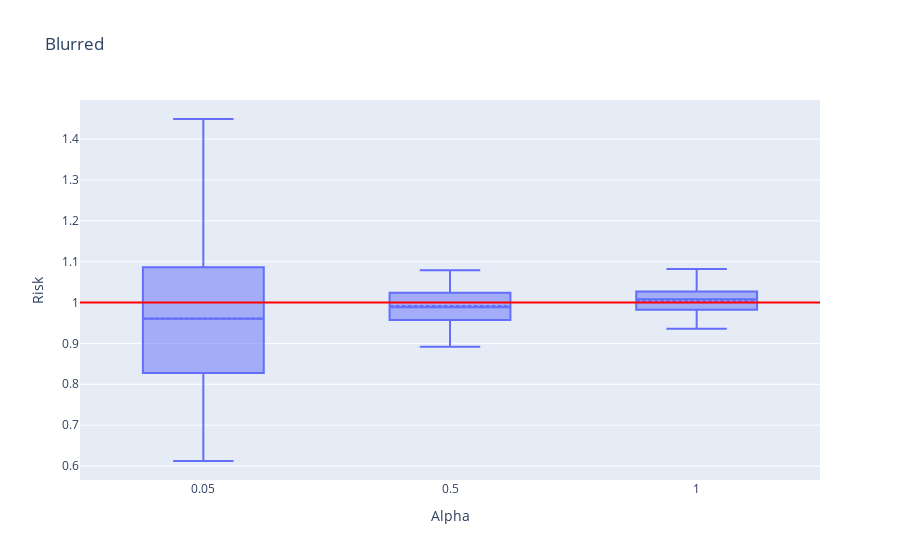

This figure's notebook cell:
### Code cell
fig_blur = px.box((blur_df - test_err.mean(1)*0) / test_err.mean(1), 
             labels={
                     "variable": "Alpha",
                     "value": "Risk"
                     },
             title="Blurred")
fig_blur.update_traces(boxmean=True)
# fig_blur.add_trace(go.Scatter(x=[0,na], 
#                          y=[test_err.mean(),test_err.mean()], 
#                          mode='lines', 
#                          name='err'))

fig_blur.add_hline(y=1., line_color='red')

# fig_blur.add_trace(go.Scatter(x=np.arange(na), 
#                          y=risk, 
#                          mode='markers', 
#                          name='err'))
fig_blur.update_layout(
    xaxis = dict(
        tickmode = 'array',
        tickvals = np.arange(na),
        ticktext = alphas,
    )
)

### Figure 1 — Plotly figure (JSON) as saved in the notebook; plotly's stock layout.template omitted (floating-point values rounded to 4 significant figures; data arrays with more than 128 entries replaced by an {"elided": "..."} marker saying what was removed)
{"data": [{"alignmentgroup": "True", "boxmean": true, "hovertemplate": "Alpha=%{x}<br>Risk=%{y}<extra></extra>", "legendgroup": "", "marker": {"color": "#636efa"}, "name": "", "notched": false, "offsetgroup": "", "orientation": "v", "showlegend": false, "type": "box", "x": {"elided": "300 str values"}, "x0": " ", "xaxis": "x", "y": {"elided": "300 float values"}, "y0": " ", "yaxis": "y"}], "layout": {"boxmode": "group", "legend": {"tracegroupgap": 0}, "shapes": [{"line": {"color": "red"}, "type": "line", "x0": 0, "x1": 1, "xref": "x domain", "y0": 1, "y1": 1, "yref": "y"}], "title": {"text": "Blurred"}, "xaxis": {"anchor": "y", "domain": [0, 1], "tickmode": "array", "ticktext": [0.05, 0.5, 1], "tickvals": [0, 1, 2], "title": {"text": "Alpha"}}, "yaxis": {"anchor": "x", "domain": [0, 1], "title": {"text": "Risk"}}}}
